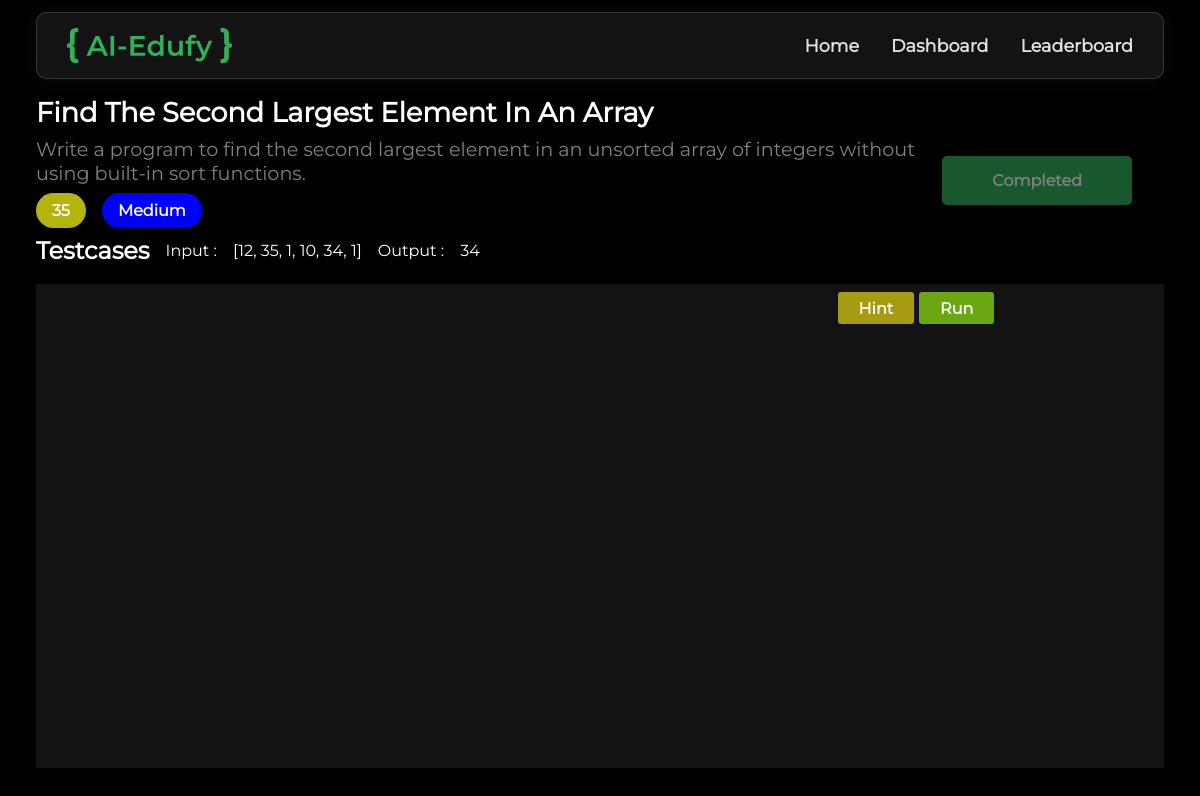
/question?id=1011, run on the app's committed database.
### tables this page shows
CREATE TABLE `QUESTIONS` (
  `id` int(11) NOT NULL,
  `title` varchar(255) NOT NULL,
  `description` text NOT NULL,
  `type` enum('easy','medium','hard') NOT NULL,
  `mentor_id` int(11) NOT NULL,
  `points` int(11) NOT NULL
);

CREATE TABLE `TEST_CASES` (
  `id` int(11) NOT NULL,
  `input` varchar(255) NOT NULL,
  `output` varchar(255) NOT NULL,
  `question_id` int(11) NOT NULL
);

### utils/tables.php (called while the page is built, shortened)
<?php
class BaseClass
{
    protected $dbcon;
    protected $tableName;
    function __construct($dbcon, $tableName)
    {
        $this->dbcon = $dbcon;
        $this->tableName = $tableName;
    }
    function select($columns = "*", $where = "", $orderBy = "")
    {
        $query = "SELECT $columns FROM $this->tableName";
        if (!empty($where)) {
            $query .= " WHERE $where";
        }
        $result = $this->dbcon->query($query);
        return $result;
    }
}
class Admin extends BaseClass
{
    function __construct($dbcon)
    {
        $createQuery = "CREATE TABLE IF NOT EXISTS " . $this->tableName . "(
            id INT PRIMARY KEY AUTO_INCREMENT,
            email VARCHAR(255) NOT NULL UNIQUE,
            password VARCHAR(255) NOT NULL
        ) AUTO_INCREMENT=1000";
    }
}
class Users extends BaseClass
{
    function __construct($dbcon)
    {
        $createQuery = "CREATE TABLE IF NOT EXISTS " . $this->tableName . "(
            id INT PRIMARY KEY AUTO_INCREMENT,
            profile_image TEXT NULL,
            name VARCHAR(255) NOT NULL,
            email VARCHAR(255) NOT NULL UNIQUE,
            password VARCHAR(255) NOT NULL,
            role ENUM('learner', 'mentor') NOT NULL
        ) AUTO_INCREMENT=1000";
    }
}
class Questions extends BaseClass
{
    function __construct($dbcon)
    {
        $createQuery = "CREATE TABLE IF NOT EXISTS " . $this->tableName . "(
            id INT PRIMARY KEY AUTO_INCREMENT,
            title VARCHAR(255) NOT NULL,
            description TEXT NOT NULL,
            type ENUM('easy', 'medium', 'hard') NOT NULL,
            mentor_id INT NOT NULL,
            points INT NOT NULL,
            FOREIGN KEY (mentor_id) REFERENCES USERS(id)
        ) AUTO_INCREMENT=1000";
    }
}
class TestCases extends BaseClass
{
    function __construct($dbcon)
    {
        $createQuery = "CREATE TABLE IF NOT EXISTS " . $this->tableName . "(
            id INT PRIMARY KEY AUTO_INCREMENT,
            input VARCHAR(255) NOT NULL,
            output VARCHAR(255) NOT NULL,
            question_id INT NOT NULL,
            FOREIGN KEY (question_id) REFERENCES QUESTIONS(id)
        ) AUTO_INCREMENT=1000";
    }
}
class CompletedQuestions extends BaseClass
{
    function __construct($dbcon)
    {
        $createQuery = "CREATE TABLE IF NOT EXISTS " . $this->tableName . "(
            learner_id INT NOT NULL,
            question_id INT NOT NULL,
            answer MEDIUMTEXT NOT NULL,
            language TEXT NOT NULL,
            FOREIGN KEY (learner_id) REFERENCES USERS(id),
            FOREIGN KEY (question_id) REFERENCES QUESTIONS(id)
        )";
    }
    function select($columns = "*", $where = "", $orderBy = "")
    {
        $query = "SELECT " . $columns . " FROM " . $this->tableName . " cq JOIN QUESTIONS q ON cq.question_id = q.id";
        if (!empty($where)) {
            $query .= " WHERE " . $where;
        }
        $result = $this->dbcon->query($query);
        return $result;
    }
}
class LeaderBoard extends BaseClass
{
    function __construct($dbcon)
    {
        $createQuery = "CREATE TABLE IF NOT EXISTS " . $this->tableName . "(
            learner_id INT PRIMARY KEY NOT NULL,
            points_earned INT NOT NULL,
            FOREIGN KEY (learner_id) REFERENCES USERS(id)
        )";
    }
}
class Levels extends BaseClass
{
    function __construct($dbcon)
    {
        $createQuery = "CREATE TABLE IF NOT EXISTS " . $this->tableName . "(
            id INT PRIMARY KEY AUTO_INCREMENT,
            level_title VARCHAR(255) NOT NULL,
            points_required INT NOT NULL
        )AUTO_INCREMENT = 1";
    }
}
?>

### utils/user.php (called while the page is built, shortened)
<?php
class User
{
    public function __construct($dbcon)
    {
        $this->admin = new Admin($dbcon);
        $this->users = new Users($dbcon);
        $this->completed_questions = new CompletedQuestions($dbcon);
    }
}

### utils/connect.php (called while the page is built, shortened)
<?php
include_once("tables.php");
include_once("user.php");
$dbcon = createDb("localhost", "root", "", "aiEdufy");
$user = new User($dbcon);
?>

### question/index.php (the view, shortened to what this page needs)
<?php
$questionId = $_GET['id'];
$userId = $_COOKIE['user_id'];
$userId = intval($userId);
$questionId = intval($questionId);
include_once('../utils/connect.php');
$hasCompleted = $user->completed_questions->select('*', "cq.learner_id=$userId AND cq.question_id=$questionId")->num_rows;
$result = $user->question->select('*', "id = $questionId");
$testcasesResult = $user->question->test_cases->select('*', "question_id = $questionId");
$questionDetails = $result->fetch_assoc();
$testcases = [];
while ($row = $testcasesResult->fetch_assoc()) {
    array_push($testcases, $row);
}
?>
<!DOCTYPE html>
<html lang="en">
<head>
    <link rel="stylesheet" href="../styles/global.css">
    <link rel="stylesheet" href="../styles/question-page.css">
</head>
<body id="question-page">
    <?php
    include('../users/learner/header.php');
    include('../common/Toast.php')
        ?>
    <main>
        <div class="top">
            <div class="question-container">
                <div class="question-title">
                    <?php echo $questionDetails['title']; ?>
                </div>
                <div class="question-desc">
                    <?php echo $questionDetails['description']; ?>
                </div>
                <div class="question-tags">
                    <div class="question-points">
                        <?php echo $questionDetails['points']; ?>
                    </div>
                    <div class="question-type">
                        <?php echo $questionDetails['type']; ?>
                    </div>
                </div>
                <div class="quesiton-testcases">
                    <div class="testcase-title">Testcases</div>
                    <div class="testcase-container">
                        <?php
                        foreach ($testcases as $testcase) {
                            ?>
                            <div class="testcase">
                                <div class="testcase-input">
                                    <div class="testcase-label">Input : </div>
                                    <div class="testcase-value"><?php echo $testcase['input']; ?></div>
                                </div>
                                <div class="testcase-output">
                                    <div class="testcase-label">Output : </div>
                                    <div class="testcase-value"><?php echo $testcase['output']; ?></div>
                                </div>
                            </div>
                            <?php
                        }
                        ?>
                    </div>
                </div>
            </div>
            <div>
                <?php if (!$hasCompleted): ?>
                    <button disabled class="complete">Completed</button>
                <?php endif; ?>
            </div>
        </div>
        <div class="activity-container">
            <?php if (!$hasCompleted): ?>
                <div class="run">Run</div>
                <div class="hint">Hint</div>
            <?php endif; ?>
            <iframe scrolling="no" id="oc-editor" frameBorder="0" src="https://onecompiler.com/embed/python?theme=dark&hideTitle=true&hideNewFileOption=true&hideNew=true&codeChangeEvent=true&hideStdin=true&fontSize=20&hideRun=true&listenToEvents=true<?php if ($hasCompleted)
                echo '&hideLanguageSelection=true&hideResult=true'; ?>"></iframe>
        </div>
    </main>
</body>
</html>

### styles/global.css (style rules this page uses)
* { margin: 0; padding: 0; box-sizing: border-box; font-family: "Montserraat"; }
:root { --font-size: 1rem; --btn-primary-bg: #31b058; --btn-primary-bg-hover: #29c215; --btn-red-bg: red; --btn-red-hover-bg: rgb(255, 109, 109); --default-border: 0.5px solid rgba(190, 190, 190, 0.2); --default-box-shadow: 0px 2px 20px rgba(219, 219, 219, 0.051); --header-bg: #131314; --header-text-color: #e1e1e1; --header-text-hover-color: #31b058; --form-bg: var(--header-bg); --body-bg: rgb(0, 0, 0); --text-color: rgb(255, 255, 255); --place-holder-color: var(--text-color) / 10%; }
body { background-size: cover; background-position: center center; background-repeat: repeat; }
body { min-height: 100vh; width: 100vw; overflow-x: hidden; background-color: var(--body-bg); color: var(--text-color); }

### styles/question-page.css (style rules this page uses)
#oc-editor { width: 100%; min-height: 60vh; }

### data on the page
questions: title "Find The Second Largest Element In An Array", description "Write a program to find the second largest element in an unsorted array of integers without using built-in sort functions.", points "35", type "Medium"
test_cases: input "[12, 35, 1, 10, 34, 1]", output "34"

### other printed values
$navItem["text"] "Home"
$navItem["text"] "Dashboard"
$navItem["text"] "Leaderboard"
